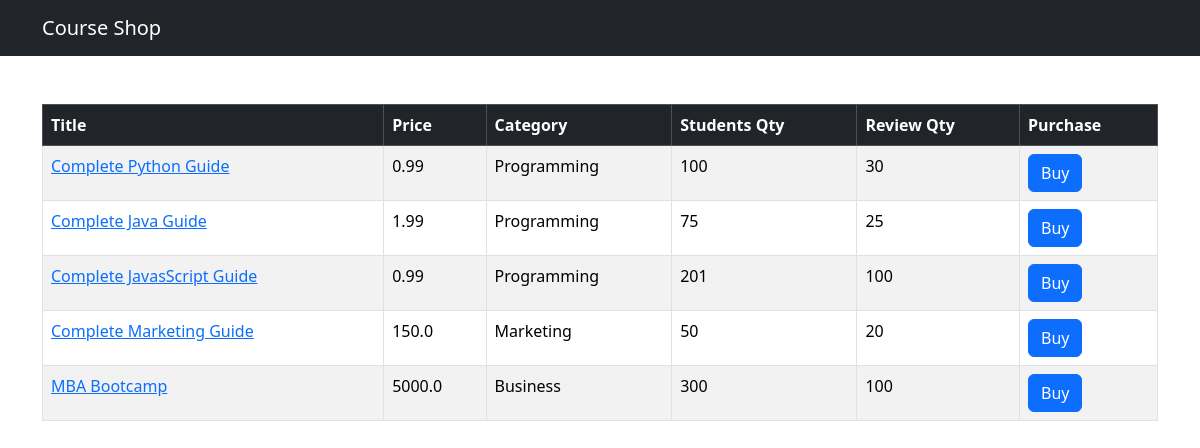
The app's page /shop/ with its own data.
### shop/models.py (models this page shows, shortened)
class Course (models.Model):
  title = models.CharField(max_length=255)
  price = models.FloatField()
  students_qty = models.IntegerField()
  reviews_qty = models.IntegerField()
  category = models.ForeignKey(Category, on_delete=models.CASCADE)
  created_at = models.DateTimeField(default= timezone.now)

class Category (models.Model):
  title = models.CharField(max_length=300)
  created_at = models.DateTimeField(default= timezone.now)
  def __str__(self):
    return self.title

### shop/views.py (the view)
# urls.py: path('',  views.index, name="index"),
def index(request):
  courses = Course.objects.all()
  return render(request, 'shop/courses.html', {'courses': courses})

### templates/shop/courses.html (shortened to what this page needs)
  {% extends 'base.html' %}
  {% block content %}
  <table class="table mt-5 table-bordered table-striped table-hover">
    <thead class="table-dark">
      <tr>
        <th>Title</th>
        <th>Price</th>
        <th>Category</th>
        <th>Students Qty</th>
        <th>Review Qty</th>
        <th>Purchase</th>
      </tr>
    </thead>
    <tbody>
      {% for course in courses %}
      <tr>
        <td>
          <a href={% url "shop:single_course" course.id %}>{{course.title}}</a>
        </td>
        <td>{{course.price}}</td>
        <td>{{course.category}}</td>
        <td>{{course.students_qty}}</td>
        <td>{{course.reviews_qty}}</td>
        <td>
          <button
          class="btn btn-primary"
          >Buy</button>
        </td>
      </tr>
      {% endfor %}
    </tbody>
  </table>
  {% endblock %}

### templates/base.html (shortened to what this page needs)
<!doctype html>
<html lang="en">
<head>
  <link rel="stylesheet" href="https://cdn.jsdelivr.net/npm/bootstrap@5.3.3/dist/css/bootstrap.min.css">
</head>
<body>
  <nav class="navbar navbar-dark bg-dark">
    <div class="container">
      <a href={% url "shop:index" %} class="navbar-brand">Course Shop</a>
    </div>
  </nav>
  <main class="container">
    {% block content %}
    {% endblock %}
  </main>
</body>
</html>

### records on screen
Course: title "Complete Python Guide", price "0.99", category "Programming", students_qty "100", reviews_qty "30"
Course: title "Complete Java Guide", price "1.99", category "Programming", students_qty "75", reviews_qty "25"
Course: title "Complete JavasScript Guide", price "0.99", category "Programming", students_qty "201", reviews_qty "100"
Course: title "Complete Marketing Guide", price "150.0", category "Marketing", students_qty "50", reviews_qty "20"
Course: title "MBA Bootcamp", price "5000.0", category "Business", students_qty "300", reviews_qty "100"
